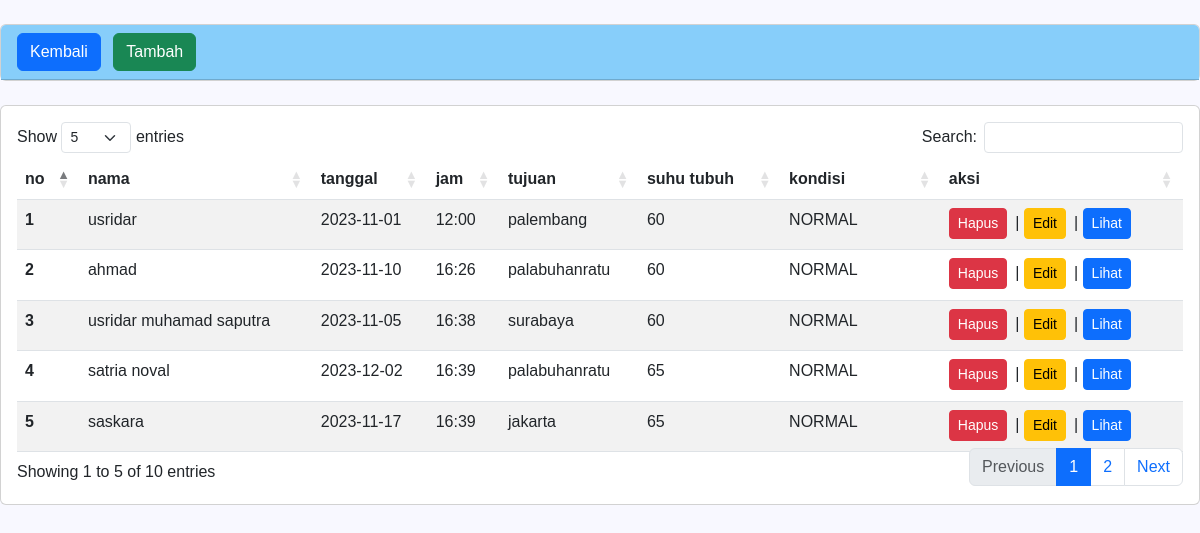
Page /users/catatan_perjalanan/index.php on the committed database.
### tables this page shows
CREATE TABLE `catatan` (
  `id_catatan` int(10) NOT NULL,
  `nama_lengkap` varchar(255) NOT NULL,
  `tanggal` date NOT NULL,
  `jam` varchar(6) NOT NULL,
  `tujuan` varchar(50) NOT NULL,
  `suhu_tubuh` varchar(50) NOT NULL,
  `kondisi` enum('NORMAL','TIDAK NORMAL') NOT NULL,
  `id_user` int(10) NOT NULL
);

### users/catatan_perjalanan/index.php (the view, shortened to what this page needs)
<!DOCTYPE html>
<html lang="en">
<head>
  <link rel="stylesheet" href="https://cdnjs.cloudflare.com/ajax/libs/twitter-bootstrap/5.3.0/css/bootstrap.min.css">
  <link rel="stylesheet" href="https://cdn.datatables.net/1.13.6/css/dataTables.bootstrap5.min.css">
  <link rel="stylesheet" href="https://cdn.datatables.net/buttons/2.4.2/css/buttons.bootstrap5.min.css">
  <link rel="stylesheet" href="../assets/css/style.userr.css">
</head>
<body>
   <div class="card mt-4 ">
      <div class="card-header" style="background-color: #87CEFA ;" >
        <a href="?page=Dashboard" class="btn btn-primary me-2">Kembali</a>
        <a href="?page=tulis_catatan_perjalanan" class="btn btn-success ">Tambah</a>
      </div>
    </div>
    <div class="card mt-4 ">
      <div class="card-body">
        <table id="example" class="table table-striped" style="width:100%; height:100%;">
          <thead>
            <tr>
              <th>no</th>
              <th>nama</th>
              <th>tanggal</th>
              <th>jam</th>
              <th>tujuan</th>
              <th>suhu tubuh</th>
              <th>kondisi</th>
              <th>aksi</th>
            </tr>
          </thead>
          <tbody>
            <?php
         include '../inc/koneksi.php';
         $query =mysqli_query($koneksi,"SELECT * FROM catatan where id_user='$id_user'");
        $no = 1;
        while($data = mysqli_fetch_array($query)){
   ?>
            <tr>
              <th scope="row"><?php echo $no; ?></th>
              <td><?php echo $data['nama_lengkap']?></td>
              <td><?php echo $data['tanggal']?></td>
              <td><?php echo $data['jam']?></td>
              <td><?php echo $data['tujuan']?></td>
              <td><?php echo $data['suhu_tubuh']?></td>
              <td><?php echo $data['kondisi']?></td>
              <td><a href="catatan_perjalanan/hapus.php?id_catatan=<?php echo $data[0]; ?>"
                  onclick="return confirm('apakah anda Yakin untuk menghapus?')"
                  class="btn btn-danger me-2 btn-sm">Hapus </a>|
                <a href="?page=edit_catatan&&id_catatan=<?php echo $data['id_catatan'];?>" type="button"
                  class="btn btn-warning me-2 btn-sm">Edit</a>|
                <a href="?page=detail&&id_catatan=<?php echo $data ['id_catatan'];?>" type="button" class="btn btn-primary me-2 btn-sm">Lihat</a>
              </td>
              <?php
    $no++;
  }
   ?>
          </tbody>
        </table>
      </div>
    </div>
</body>
</html>

### assets/css/style.userr.css (style rules this page uses)
body { font-family: 'poppins', sans-serif; margin: 0; background-color:ghostwhite; }
a { cursor: pointer; text-decoration: none; font-family: 'poppins', sans-serif; }

### rows in the picture
catatan: nama_lengkap "usridar", tanggal "2023-11-01", jam "12:00", tujuan "palembang", suhu_tubuh "60", kondisi "NORMAL"
catatan: nama_lengkap "ahmad", tanggal "2023-11-10", jam "16:26", tujuan "palabuhanratu", suhu_tubuh "60", kondisi "NORMAL"
catatan: nama_lengkap "usridar muhamad saputra", tanggal "2023-11-05", jam "16:38", tujuan "surabaya", suhu_tubuh "60", kondisi "NORMAL"
catatan: nama_lengkap "satria noval", tanggal "2023-12-02", jam "16:39", tujuan "palabuhanratu", suhu_tubuh "65", kondisi "NORMAL"
catatan: nama_lengkap "saskara", tanggal "2023-11-17", jam "16:39", tujuan "jakarta", suhu_tubuh "65", kondisi "NORMAL"
